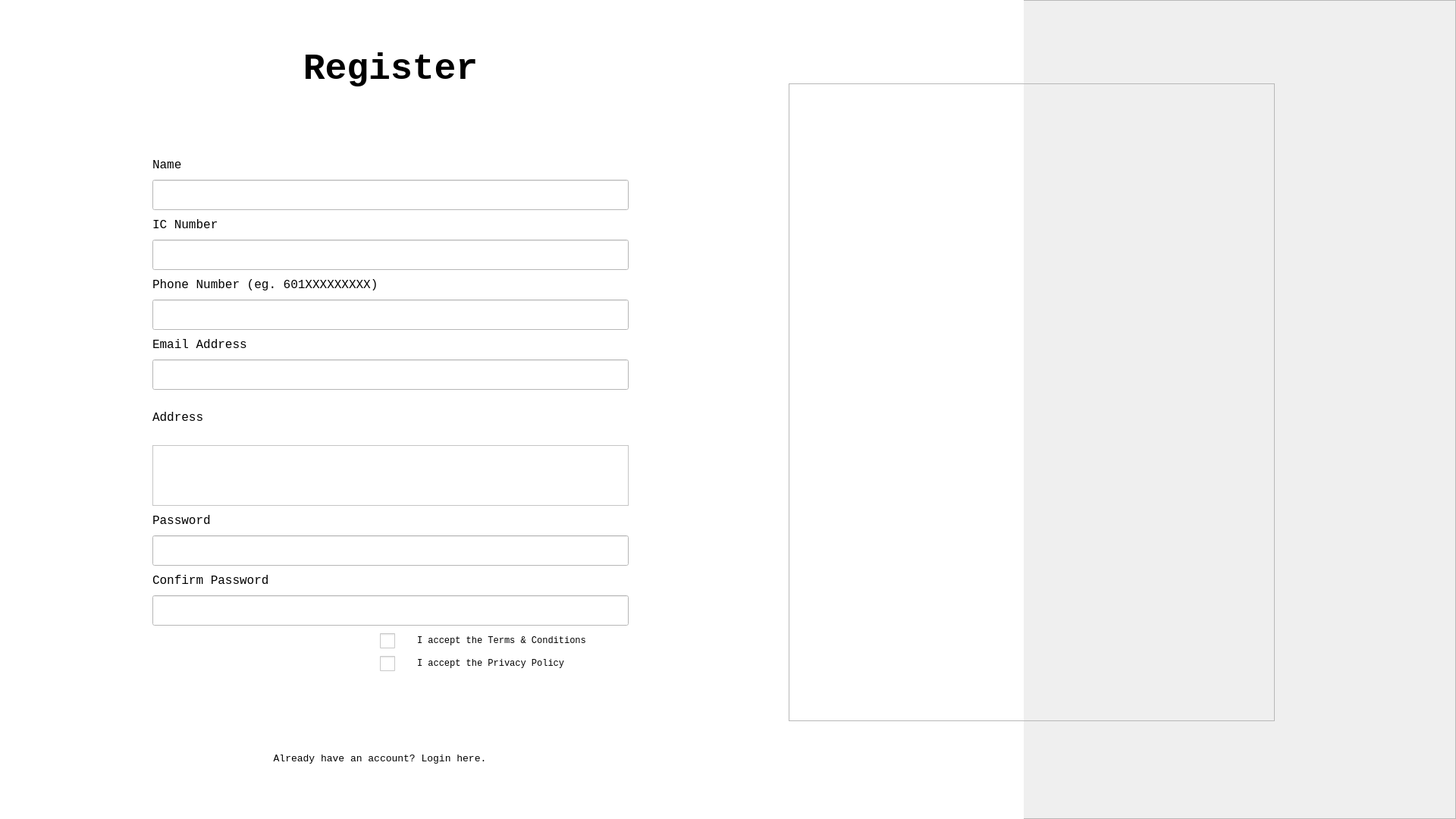
<?xml version="1.0" encoding="UTF-8"?>
<ui version="4.0">
 <class>Form</class>
 <widget class="QWidget" name="Form">
  <property name="geometry">
   <rect>
    <x>0</x>
    <y>0</y>
    <width>1920</width>
    <height>1080</height>
   </rect>
  </property>
  <property name="windowTitle">
   <string>Form</string>
  </property>
  <widget class="QFrame" name="bg">
   <property name="geometry">
    <rect>
     <x>0</x>
     <y>0</y>
     <width>1920</width>
     <height>1080</height>
    </rect>
   </property>
   <property name="minimumSize">
    <size>
     <width>1920</width>
     <height>1080</height>
    </size>
   </property>
   <property name="frameShape">
    <enum>QFrame::StyledPanel</enum>
   </property>
   <property name="frameShadow">
    <enum>QFrame::Raised</enum>
   </property>
   <widget class="QWidget" name="widget_2" native="true">
    <property name="geometry">
     <rect>
      <x>0</x>
      <y>0</y>
      <width>1350</width>
      <height>1080</height>
     </rect>
    </property>
    <property name="minimumSize">
     <size>
      <width>0</width>
      <height>1080</height>
     </size>
    </property>
    <property name="styleSheet">
     <string notr="true">background-color: white;</string>
    </property>
    <widget class="QWidget" name="registerwidget" native="true">
     <property name="geometry">
      <rect>
       <x>170</x>
       <y>40</y>
       <width>671</width>
       <height>991</height>
      </rect>
     </property>
     <widget class="QPushButton" name="loginbutton">
      <property name="geometry">
       <rect>
        <x>20</x>
        <y>950</y>
        <width>622</width>
        <height>20</height>
       </rect>
      </property>
      <property name="font">
       <font>
        <family>Consolas</family>
        <pointsize>10</pointsize>
       </font>
      </property>
      <property name="styleSheet">
       <string notr="true">border: none</string>
      </property>
      <property name="text">
       <string>Already have an account? Login here.</string>
      </property>
     </widget>
     <widget class="QWidget" name="">
      <property name="geometry">
       <rect>
        <x>31</x>
        <y>24</y>
        <width>628</width>
        <height>891</height>
       </rect>
      </property>
      <layout class="QVBoxLayout" name="verticalLayout">
       <property name="spacing">
        <number>10</number>
       </property>
       <item>
        <widget class="QLabel" name="registertext">
         <property name="font">
          <font>
           <family>Consolas</family>
           <pointsize>36</pointsize>
           <weight>75</weight>
           <bold>true</bold>
          </font>
         </property>
         <property name="text">
          <string>Register</string>
         </property>
         <property name="alignment">
          <set>Qt::AlignHCenter|Qt::AlignTop</set>
         </property>
        </widget>
       </item>
       <item>
        <spacer name="verticalSpacer_13">
         <property name="orientation">
          <enum>Qt::Vertical</enum>
         </property>
         <property name="sizeType">
          <enum>QSizePolicy::Preferred</enum>
         </property>
         <property name="sizeHint" stdset="0">
          <size>
           <width>20</width>
           <height>70</height>
          </size>
         </property>
        </spacer>
       </item>
       <item>
        <layout class="QVBoxLayout" name="name_layout">
         <property name="spacing">
          <number>10</number>
         </property>
         <item>
          <widget class="QLabel" name="name">
           <property name="font">
            <font>
             <family>Consolas</family>
             <pointsize>12</pointsize>
            </font>
           </property>
           <property name="text">
            <string>Name</string>
           </property>
          </widget>
         </item>
         <item>
          <widget class="QLineEdit" name="name_input">
           <property name="minimumSize">
            <size>
             <width>500</width>
             <height>40</height>
            </size>
           </property>
           <property name="baseSize">
            <size>
             <width>0</width>
             <height>0</height>
            </size>
           </property>
          </widget>
         </item>
        </layout>
       </item>
       <item>
        <layout class="QVBoxLayout" name="ic_layout">
         <item>
          <widget class="QLabel" name="ic">
           <property name="font">
            <font>
             <family>Consolas</family>
             <pointsize>12</pointsize>
            </font>
           </property>
           <property name="text">
            <string>IC Number</string>
           </property>
          </widget>
         </item>
         <item>
          <widget class="QLineEdit" name="ic_input">
           <property name="minimumSize">
            <size>
             <width>0</width>
             <height>40</height>
            </size>
           </property>
          </widget>
         </item>
        </layout>
       </item>
       <item>
        <layout class="QVBoxLayout" name="phone_layout">
         <item>
          <widget class="QLabel" name="phonenum">
           <property name="font">
            <font>
             <family>Consolas</family>
             <pointsize>12</pointsize>
            </font>
           </property>
           <property name="text">
            <string>Phone Number (eg. 601XXXXXXXXX)</string>
           </property>
          </widget>
         </item>
         <item>
          <widget class="QLineEdit" name="phone_input">
           <property name="minimumSize">
            <size>
             <width>0</width>
             <height>40</height>
            </size>
           </property>
          </widget>
         </item>
        </layout>
       </item>
       <item>
        <layout class="QVBoxLayout" name="email_layout">
         <item>
          <widget class="QLabel" name="email">
           <property name="font">
            <font>
             <family>Consolas</family>
             <pointsize>12</pointsize>
            </font>
           </property>
           <property name="text">
            <string>Email Address</string>
           </property>
          </widget>
         </item>
         <item>
          <widget class="QLineEdit" name="email_input">
           <property name="minimumSize">
            <size>
             <width>0</width>
             <height>40</height>
            </size>
           </property>
          </widget>
         </item>
        </layout>
       </item>
       <item>
        <layout class="QVBoxLayout" name="add_layout">
         <item>
          <widget class="QLabel" name="add">
           <property name="minimumSize">
            <size>
             <width>0</width>
             <height>53</height>
            </size>
           </property>
           <property name="maximumSize">
            <size>
             <width>16777215</width>
             <height>53</height>
            </size>
           </property>
           <property name="font">
            <font>
             <family>Consolas</family>
             <pointsize>12</pointsize>
            </font>
           </property>
           <property name="text">
            <string>Address</string>
           </property>
          </widget>
         </item>
         <item>
          <widget class="QTextEdit" name="add_input">
           <property name="maximumSize">
            <size>
             <width>16777215</width>
             <height>80</height>
            </size>
           </property>
          </widget>
         </item>
        </layout>
       </item>
       <item>
        <layout class="QVBoxLayout" name="password_layout">
         <item>
          <widget class="QLabel" name="password">
           <property name="font">
            <font>
             <family>Consolas</family>
             <pointsize>12</pointsize>
            </font>
           </property>
           <property name="text">
            <string>Password</string>
           </property>
          </widget>
         </item>
         <item>
          <widget class="QLineEdit" name="password_input">
           <property name="minimumSize">
            <size>
             <width>0</width>
             <height>40</height>
            </size>
           </property>
          </widget>
         </item>
        </layout>
       </item>
       <item>
        <layout class="QVBoxLayout" name="confirmpass">
         <item>
          <widget class="QLabel" name="confirmpass_2">
           <property name="font">
            <font>
             <family>Consolas</family>
             <pointsize>12</pointsize>
            </font>
           </property>
           <property name="text">
            <string>Confirm Password</string>
           </property>
          </widget>
         </item>
         <item>
          <widget class="QLineEdit" name="confirmpass_input">
           <property name="minimumSize">
            <size>
             <width>0</width>
             <height>40</height>
            </size>
           </property>
          </widget>
         </item>
        </layout>
       </item>
       <item>
        <layout class="QHBoxLayout" name="horizontalLayout_4">
         <property name="spacing">
          <number>4</number>
         </property>
         <item>
          <spacer name="verticalSpacer">
           <property name="orientation">
            <enum>Qt::Vertical</enum>
           </property>
           <property name="sizeType">
            <enum>QSizePolicy::Preferred</enum>
           </property>
           <property name="sizeHint" stdset="0">
            <size>
             <width>300</width>
             <height>33</height>
            </size>
           </property>
          </spacer>
         </item>
         <item>
          <layout class="QVBoxLayout" name="verticalLayout_2">
           <property name="spacing">
            <number>10</number>
           </property>
           <property name="sizeConstraint">
            <enum>QLayout::SetDefaultConstraint</enum>
           </property>
           <item>
            <layout class="QHBoxLayout" name="horizontalLayout_2">
             <item>
              <widget class="QCheckBox" name="checkBox">
               <property name="font">
                <font>
                 <pointsize>36</pointsize>
                </font>
               </property>
               <property name="styleSheet">
                <string notr="true">QCheckBox::indicator {width:20px;height:20px;}</string>
               </property>
               <property name="text">
                <string/>
               </property>
               <property name="iconSize">
                <size>
                 <width>50</width>
                 <height>50</height>
                </size>
               </property>
               <property name="checked">
                <bool>false</bool>
               </property>
              </widget>
             </item>
             <item>
              <widget class="QLabel" name="label">
               <property name="minimumSize">
                <size>
                 <width>279</width>
                 <height>20</height>
                </size>
               </property>
               <property name="maximumSize">
                <size>
                 <width>279</width>
                 <height>20</height>
                </size>
               </property>
               <property name="font">
                <font>
                 <family>Consolas</family>
                 <pointsize>9</pointsize>
                </font>
               </property>
               <property name="text">
                <string>I accept the Terms &amp; Conditions</string>
               </property>
              </widget>
             </item>
            </layout>
           </item>
           <item>
            <layout class="QHBoxLayout" name="horizontalLayout_3">
             <item>
              <widget class="QCheckBox" name="checkBox_2">
               <property name="font">
                <font>
                 <pointsize>36</pointsize>
                </font>
               </property>
               <property name="styleSheet">
                <string notr="true">QCheckBox::indicator {width:20px;height:20px;}</string>
               </property>
               <property name="text">
                <string/>
               </property>
               <property name="iconSize">
                <size>
                 <width>50</width>
                 <height>50</height>
                </size>
               </property>
               <property name="checked">
                <bool>false</bool>
               </property>
              </widget>
             </item>
             <item>
              <widget class="QLabel" name="label_2">
               <property name="minimumSize">
                <size>
                 <width>279</width>
                 <height>20</height>
                </size>
               </property>
               <property name="maximumSize">
                <size>
                 <width>279</width>
                 <height>20</height>
                </size>
               </property>
               <property name="font">
                <font>
                 <family>Consolas</family>
                 <pointsize>9</pointsize>
                </font>
               </property>
               <property name="text">
                <string>I accept the Privacy Policy</string>
               </property>
              </widget>
             </item>
            </layout>
           </item>
          </layout>
         </item>
        </layout>
       </item>
       <item>
        <widget class="QPushButton" name="registerbutton">
         <property name="minimumSize">
          <size>
           <width>0</width>
           <height>60</height>
          </size>
         </property>
         <property name="font">
          <font>
           <family>Consolas</family>
           <pointsize>14</pointsize>
          </font>
         </property>
         <property name="toolTip">
          <string/>
         </property>
         <property name="styleSheet">
          <string notr="true">border-radius: 15px; color: white; background-color: &quot;#B6D0E2&quot;;</string>
         </property>
         <property name="text">
          <string>Register</string>
         </property>
        </widget>
       </item>
      </layout>
     </widget>
    </widget>
   </widget>
   <widget class="QWidget" name="widget_3" native="true">
    <property name="geometry">
     <rect>
      <x>1348</x>
      <y>0</y>
      <width>579</width>
      <height>1080</height>
     </rect>
    </property>
    <property name="minimumSize">
     <size>
      <width>0</width>
      <height>1080</height>
     </size>
    </property>
    <property name="styleSheet">
     <string notr="true">background-color: &quot;#B6D0E2&quot;;</string>
    </property>
   </widget>
   <widget class="QFrame" name="imageframe">
    <property name="geometry">
     <rect>
      <x>1040</x>
      <y>110</y>
      <width>641</width>
      <height>841</height>
     </rect>
    </property>
    <property name="frameShape">
     <enum>QFrame::StyledPanel</enum>
    </property>
    <property name="frameShadow">
     <enum>QFrame::Raised</enum>
    </property>
    <property name="lineWidth">
     <number>0</number>
    </property>
    <widget class="QLabel" name="image">
     <property name="geometry">
      <rect>
       <x>0</x>
       <y>0</y>
       <width>641</width>
       <height>891</height>
      </rect>
     </property>
     <property name="text">
      <string/>
     </property>
     <property name="pixmap">
      <pixmap>Images/Stethoscope.jpg</pixmap>
     </property>
     <property name="scaledContents">
      <bool>true</bool>
     </property>
    </widget>
   </widget>
  </widget>
  <widget class="QWidget" name="">
   <property name="geometry">
    <rect>
     <x>0</x>
     <y>0</y>
     <width>2</width>
     <height>2</height>
    </rect>
   </property>
   <layout class="QHBoxLayout" name="horizontalLayout"/>
  </widget>
 </widget>
 <resources/>
 <connections/>
</ui>
